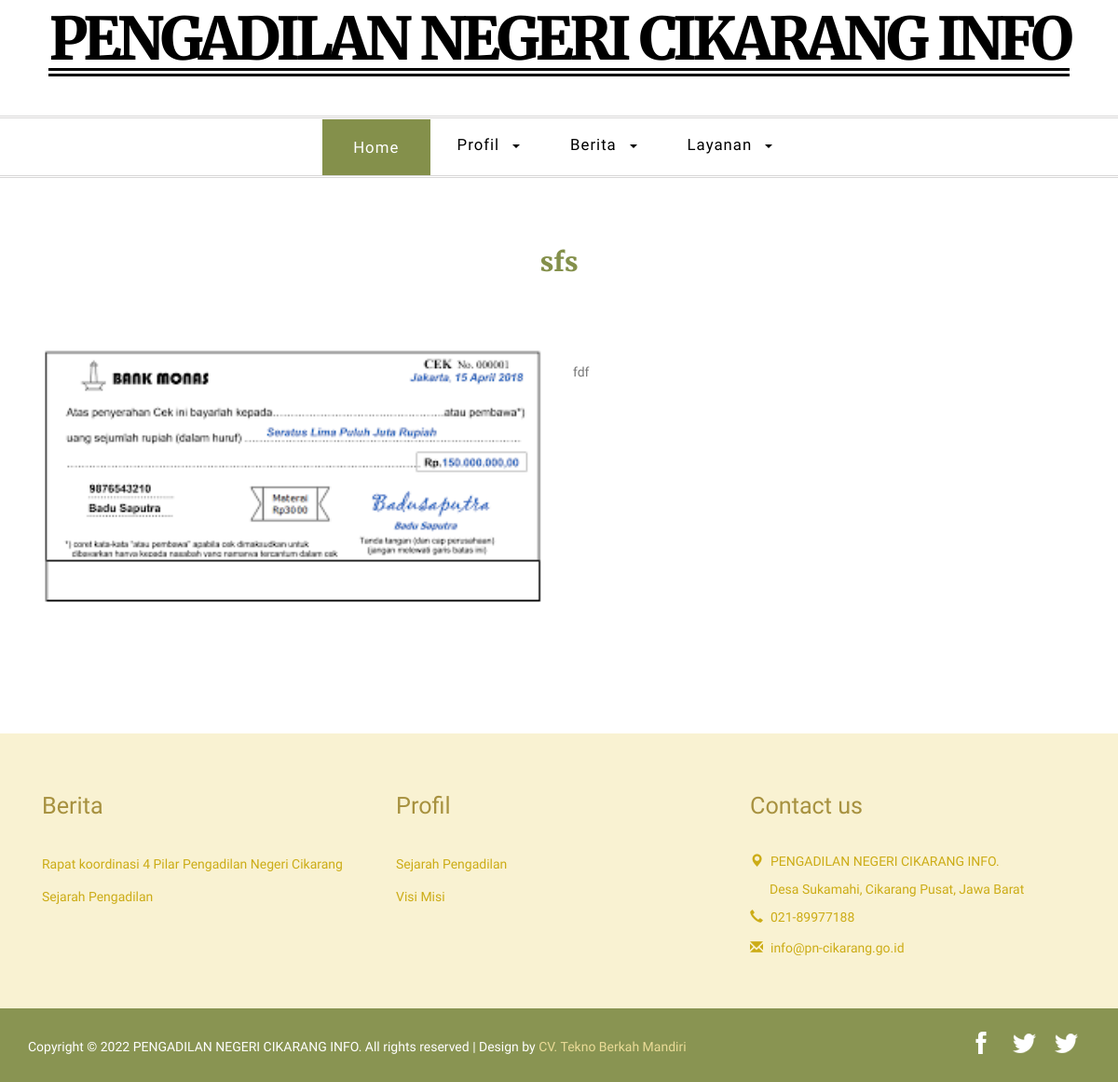
The app's page /berita/read/sfs with its own data.
### tables this page shows
CREATE TABLE `konfigurasi` (
  `id_konfigurasi` int(11) NOT NULL,
  `home_setting` varchar(20) NOT NULL,
  `namaweb` varchar(200) NOT NULL,
  `tagline` varchar(200) DEFAULT NULL,
  `tentang` varchar(500) DEFAULT NULL,
  `gambar` text,
  `video` varchar(50) DEFAULT NULL,
  `yacht` text NOT NULL,
  `website` varchar(255) DEFAULT NULL,
  `email` varchar(255) DEFAULT NULL,
  `alamat` varchar(400) DEFAULT NULL,
  `telepon` varchar(50) DEFAULT NULL,
  `hp` varchar(50) DEFAULT NULL,
  `fax` varchar(50) DEFAULT NULL,
  `logo` varchar(255) DEFAULT NULL,
  `icon` varchar(255) DEFAULT NULL,
  `keywords` varchar(400) DEFAULT NULL,
  `metatext` text,
  `facebook` varchar(255) DEFAULT NULL,
  `twitter` varchar(255) DEFAULT NULL,
  `instagram` varchar(255) DEFAULT NULL,
  `google_map` text,
  `judul_1` varchar(200) DEFAULT NULL,
  `pesan_1` varchar(200) DEFAULT NULL,
  `judul_2` varchar(200) DEFAULT NULL,
  `pesan_2` varchar(200) DEFAULT NULL,
  `judul_3` varchar(200) DEFAULT NULL,
  `pesan_3` varchar(200) DEFAULT NULL,
  `judul_4` varchar(200) DEFAULT NULL,
  `pesan_4` varchar(200) DEFAULT NULL,
  `judul_5` varchar(200) DEFAULT NULL,
  `pesan_5` varchar(200) NOT NULL,
  `judul_6` varchar(200) DEFAULT NULL,
  `pesan_6` varchar(200) NOT NULL,
  `id_user` int(11) NOT NULL,
  `tanggal` timestamp NOT NULL DEFAULT CURRENT_TIMESTAMP ON UPDATE CURRENT_TIMESTAMP
);

CREATE TABLE `berita` (
  `id_berita` int(11) NOT NULL,
  `id_user` int(11) NOT NULL,
  `id_kategori_berita` int(11) NOT NULL,
  `slug_berita` varchar(255) NOT NULL,
  `nama_berita` varchar(255) NOT NULL,
  `keterangan` text NOT NULL,
  `jenis_berita` varchar(20) NOT NULL,
  `status_berita` varchar(20) NOT NULL,
  `gambar` varchar(255) NOT NULL,
  `tanggal_post` datetime NOT NULL,
  `tanggal` timestamp NOT NULL DEFAULT CURRENT_TIMESTAMP ON UPDATE CURRENT_TIMESTAMP
);

### application/views/layout/wrapper.php (called while the page is built)
<?php
require_once('head.php');
require_once('header.php');
require_once('nav.php');
require_once('content.php');
require_once('footer.php');

### application/controllers/Berita.php (called while the page is built, shortened)
<?php
class Berita extends CI_Controller {
	public function __construct(){
		$this->load->model('konfigurasi_model');
		$this->load->model('berita_model');
		$this->load->model('kategori_berita_model');
	}
	public function read($slug_berita) {
		$berita	= $this->berita_model->home();
		$read	= $this->berita_model->read($slug_berita);
		$data	= array( 'title'	=> $read->nama_berita,
						 'keywords' => $read->nama_berita,
						 'berita'	=> $berita,
						 'read'		=> $read,
						 'isi'		=> 'berita/read');
		$this->load->view('layout/wrapper',$data);
	}
}

### index.php (called while the page is built, shortened)
<?php
require_once BASEPATH.'core/CodeIgniter.php';

### application/models/Konfigurasi_model.php (called while the page is built, shortened)
<?php
class Konfigurasi_model extends CI_Model {
	public function listing() {
		$this->db->select('*');
		$this->db->from('konfigurasi');
		$this->db->order_by('id_konfigurasi','DESC');
		$query = $this->db->get();
		return $query->row_array();
	}
}

### application/views/layout/content.php (called while the page is built)
<?php
if($isi)   {
	$this->load->view($isi);
}

### application/models/Berita_model.php (called while the page is built, shortened)
<?php
class Berita_model extends CI_Model {
	public function read($slug_berita) {
		$this->db->select('berita.*, kategori_berita.nama_kategori_berita, users.nama');
		$this->db->from('berita');
		$this->db->join('kategori_berita','kategori_berita.id_kategori_berita = berita.id_kategori_berita', 'LEFT');
		$this->db->join('users','users.id_user = berita.id_user','LEFT');
		$this->db->where('slug_berita',$slug_berita);
		$this->db->order_by('id_berita','DESC');
		$query = $this->db->get();
		return $query->row();
	}
	public function home() {
		$this->db->select('berita.*, kategori_berita.nama_kategori_berita, users.nama');
		$this->db->from('berita');
		$this->db->join('kategori_berita','kategori_berita.id_kategori_berita = berita.id_kategori_berita', 'LEFT');
		$this->db->join('users','users.id_user = berita.id_user','LEFT');
		$this->db->where('berita.status_berita','Publish');
		$this->db->order_by('id_berita','DESC');
		$this->db->limit(6);
		$query = $this->db->get();
		return $query->result();
	}
}

### application/models/Site_model.php (called while the page is built, shortened)
<?php
class Site_model extends CI_Model {
	public function nav_produk() {
		$this->db->select('produk.*,kategori_produk.nama_kategori_produk,
						  kategori_produk.slug_kategori_produk');
		$this->db->from('produk');
		$this->db->join('kategori_produk','kategori_produk.id_kategori_produk = produk.id_kategori_produk');
		$this->db->group_by('produk.id_kategori_produk');
		$this->db->order_by('kategori_produk.nama_kategori_produk','ASC');
		$query = $this->db->get();
		return $query->result();
	}
	public function nav_berita() {
		$this->db->select('berita.*,kategori_berita.nama_kategori_berita,
						  kategori_berita.slug_kategori_berita');
		$this->db->from('berita');
		$this->db->join('kategori_berita','kategori_berita.id_kategori_berita = berita.id_kategori_berita');
		$this->db->group_by('berita.id_kategori_berita');
		$this->db->order_by('kategori_berita.nama_kategori_berita','ASC');
		$query = $this->db->get();
		return $query->result();
	}
	public function nav_profil() {
		$this->db->select('*');
		$this->db->from('berita');
		$this->db->where(array(	'jenis_berita'	=> 'Profil',
								'status_berita'	=> 'Publish'));
		$this->db->order_by('nama_berita');
		$query = $this->db->get();
		return $query->result();
	}
}

### application/views/berita/read.php (the view)
	<div class="about">
		<div class="container">
			<h3 class="title"><?php echo $title ?></h3>
			<div class="about-text">
				<?php if($read->gambar == '' OR $read->gambar == null){?>
					<div class="col-md-12 about-text-right">
						<?php echo $read->keterangan ?>
					</div>
				<?php }else{?>
						<div class="col-md-6 about-text-left">
							<img src="<?php echo base_url('assets/upload/image/'.$read->gambar) ?>" class="img-responsive" alt="<?php echo $title ?>"/>
						</div>
						<div class="col-md-6 about-text-right">
							<?php echo $read->keterangan ?>
						</div>
				<?php }?>
				<div class="clearfix"> </div>
			</div>
		</div>
</div>

### application/views/layout/header.php
<?php
$site = $this->konfigurasi_model->listing();
?>
<div class="logo">
  <div class="container">
	  <div class="logo-info">
		  <a href="<?php echo base_url() ?>">
			  <h1><?php echo $site['namaweb'] ?></h1>
		  </a>
	  </div>
  </div>
</div>

### application/views/layout/footer.php (shortened to what this page needs)
<?php
$site = $this->konfigurasi_model->listing();
?>
<div class="footer">
<div class="container">
<div class="footer-grids">
	<div class="col-md-4 footer-grid">
		<h3 class="title">Berita</h3>
		 <ul>
         	<?php
			$footer_berita	= $this->site_model->nav_berita();
			foreach($footer_berita as $fober) {
			?>
			<li><a href="<?php echo base_url('berita/kategori/'.$fober->slug_berita) ?>"><?php echo $fober->nama_berita ?></a></li>
			<?php } ?>
		</ul>
	</div>
	<div class="col-md-4 footer-grid">
		<h3 class="title">Profil</h3>
		<ul>
        <?php
		$footer_profil	= $this->site_model->nav_profil();
		foreach($footer_profil as $foprof) {
		?>
			<li><a href="<?php echo base_url('berita/read/'.$foprof->slug_berita) ?>">
			<?php echo $foprof->nama_berita ?></a></li>
		<?php } ?>
		</ul>
	</div>
	<div class="col-md-4 footer-grid contact-grid">
			<h3 class="title">Contact us</h3>
			<ul>
				<li><span class="glyphicon glyphicon-map-marker" aria-hidden="true"></span><?php echo $site['namaweb']?>.</li>
				<li class="adrs"><?php echo nl2br ($site['alamat'])?></li>
				<li><span class="glyphicon glyphicon-earphone" aria-hidden="true"></span><?php echo $site['telepon']?></li>
				<li><span class="glyphicon glyphicon-envelope" aria-hidden="true"></span><a href="mailto:<?php echo $site['email']?>"><?php echo $site['email']?></a></li>
			</ul>
	</div>
	<div class="clearfix"> </div>
</div>
</div>
</div>
<div class="copy">
<div class="container">
<div class="copy-left">
	<p>Copyright © 2022 <?php echo $site['namaweb']?>. All rights reserved | Design by <a href="<?php echo $site['website']?>">CV. Tekno Berkah Mandiri</a></p>
</div>
<div class="social-icons">
	<ul>
		<li><a href="<?php echo $site['facebook']?>" class="fb"></a></li>
		<li><a href="<?php echo $site['twitter']?>"></a></li>
        <li><a href="<?php echo $site['instagram']?>" class="ig"></a></li>
	</ul>
</div>
<div class="clearfix"> </div>
</div>
</div>
</body>
</html>

### assets/front/css/style.css (style rules this page uses)
body { margin:0; font-family: 'Roboto-Regular'; }
body a { transition: 0.5s all ease; -webkit-transition: 0.5s all ease; -moz-transition: 0.5s all ease; -o-transition: 0.5s all ease; -ms-transition: 0.5s all ease; text-decoration:none; }
h1,h2,h3,h4,h5,h6 { margin:0; }
p { margin:0; }
ul,label { margin:0; padding:0; }
.logo { padding: 0.8em 0 3em; text-align: center; }
.logo a { display:inline-block; }
.logo a h1 { font-size: 4.5em; font-family: 'merriweather-bold'; color: #000; letter-spacing: -5px; border-bottom: 9px double #000; line-height: 0.98em; }
.logo-info { position: relative; }
h3.title { font-size: 2em; color: #84904B; text-align: center; padding: 0.2em 0; font-family: 'merriweather-bold'; }
.footer { padding: 4em 0 3em; background-color:#F9F2D2; }
.footer-grid h3.title { padding: 0.3em 0; text-align: left; width: 69%; border-color: #E8DA97; font-family: 'Roboto-Regular'; font-size: 1.8em; color: #A7913F; }
.footer-grid ul { margin: 0; padding: 2em 0 0; }
.footer-grid ul li { display: block; margin: 0 0 10px; color:#CCAC16; font-size: 1em; }
.footer-grid ul li a { font-size: 1em; color: #CCAC16; text-decoration: none; padding: 0.2em 0; display: inline-block; }
.contact-grid ul li span { width: 15px; height: 15px; margin-right: 0.5em; }
.footer-grid ul li.adrs { padding-left: 1.5em; }
.copy { text-align: center; background:#899452; padding:1.5em 0; }
.copy p { color: #fff; font-size: 1em; margin-top: 10px; }
.copy p a { color:#EADB97; }
.copy-left { float: left; }
.social-icons { float: right; }
.social-icons ul li { display: inline-block; margin-right: 10px; }
.social-icons ul li a.fb { background: url(../images/iconsprite.png)no-repeat 10px 3px; }
.social-icons ul li a { background: url(../images/iconsprite.png)no-repeat 3px -33px; display: block; width: 32px; height: 32px; transition: none; }
.about, .typo, .gallery,.services, .contact { padding: 5em 0; }
.about-text { padding: 5em 0; }
.about-text-left img { width: 100%; }
.about-text-right p { color: #777; font-size: 1em; line-height: 1.8em; margin-top: 1em; }

### records on screen
konfigurasi: namaweb "PENGADILAN NEGERI CIKARANG INFO", alamat "Desa Sukamahi, Cikarang Pusat, Jawa Barat", telepon "021-89977188", email "info@pn-cikarang.go.id"
berita: gambar (picture), keterangan "fdf"
berita: nama_berita "Rapat koordinasi 4 Pilar Pengadilan Negeri Cikarang"
berita: nama_berita "Sejarah Pengadilan"
berita: nama_berita "Visi Misi"

### other values on screen
$title "sfs"
